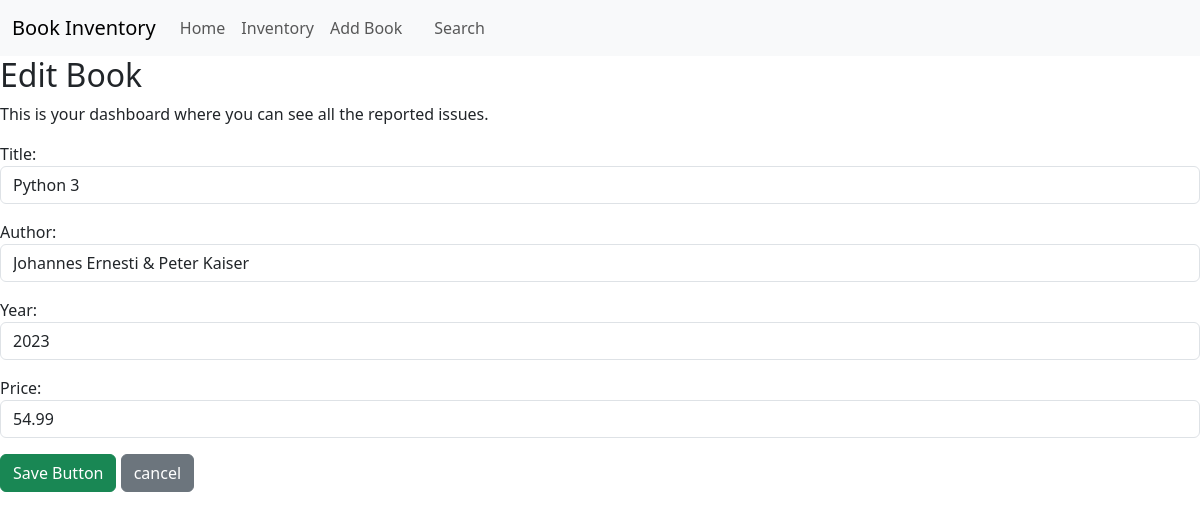
The app's page /edit_book/4/ with its own data.
### inventory/models.py (models this page shows, shortened)
class Book(models.Model):
    title = models.CharField(max_length=100)
    author = models.CharField(max_length=100)
    year = models.PositiveIntegerField()
    price = models.DecimalField(max_digits=6, decimal_places=2)

### inventory/views.py (the view)
# urls.py: path('edit_book/<int:pk>/', views.UpdateBookView.as_view(), name='edit_book'),
class UpdateBookView(UpdateView):
  model = Book
  form_class = BookForm
  template_name = 'inventory/edit_book.html'
  success_url = reverse_lazy('inventory_page')

### inventory/form.py
class BookForm(forms.ModelForm):
  class Meta:
    model = Book
    fields = ['title', 'author', 'year', 'price']
    widgets = {
      'title': forms.TextInput(attrs={'class': 'form-control'}),
      'author': forms.TextInput(attrs={'class': 'form-control'}),
      'year': forms.NumberInput(attrs={'class': 'form-control'}),
      'price': forms.NumberInput(attrs={'class': 'form-control', 'step': '0.01'}),
    }

### templates/inventory/edit_book.html (shortened to what this page needs)
{% extends 'base.html' %}
{% load static %}
{% block content %}
  <h2>Edit Book</h2>
  <p>This is your dashboard where you can see all the reported issues.</p>
  <form action="" method="POST">
    {{form.as_p}}
    <button type=" submit" class="btn btn-success">Save Button</button>
    <a href="{% url 'inventory_page' %}" class="btn btn-secondary">cancel</a>
  </form>
{% endblock content %}

### records on screen
Book: title "Python 3", author "Johannes Ernesti & Peter Kaiser", year "2023", price "54.99"
